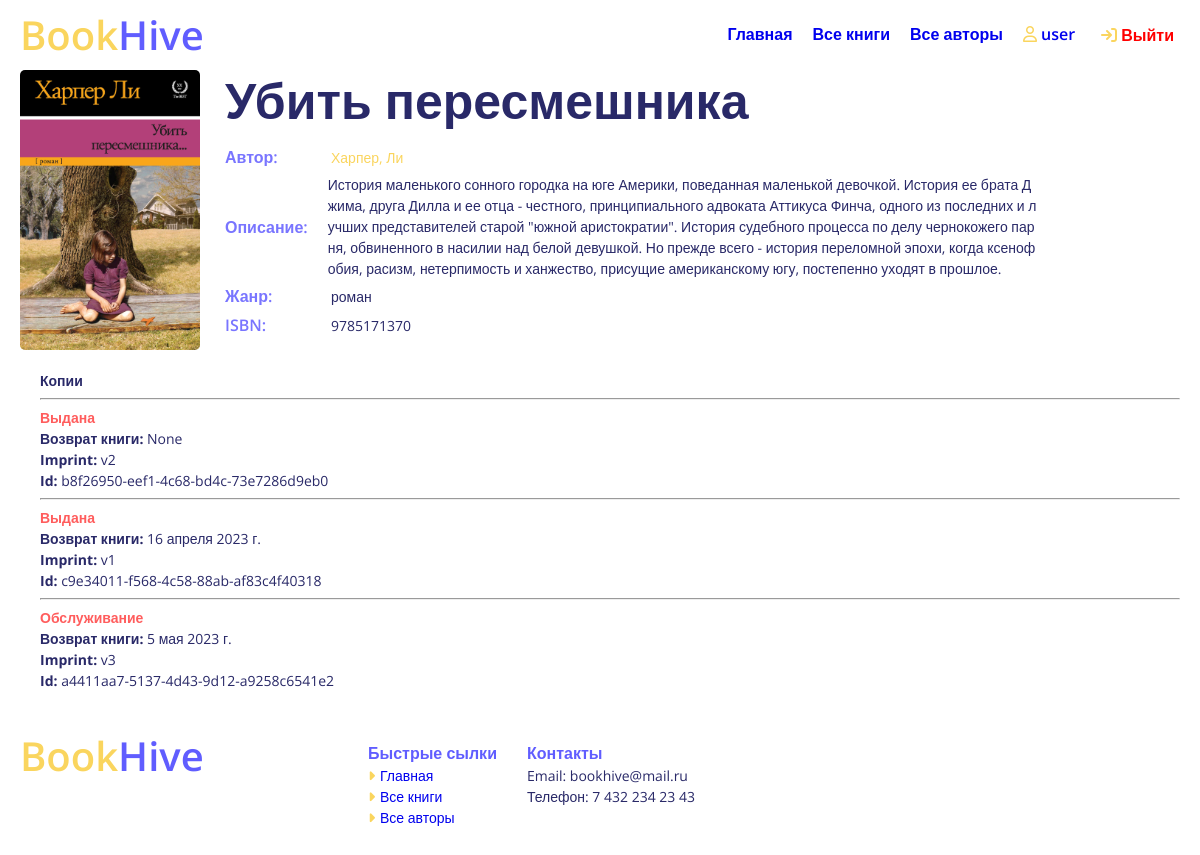
Page /catalog/book/1 (signed in) on the earlier database version.
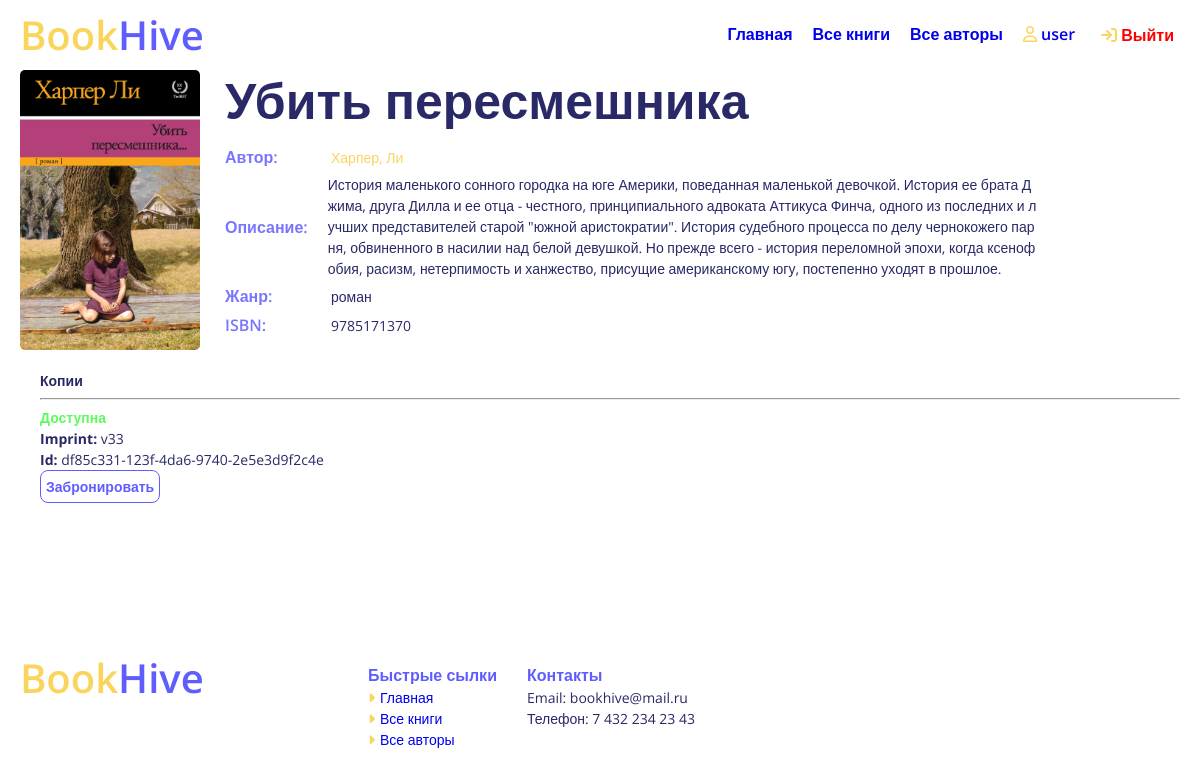
Same page on the later database version.
### catalog/models.py (models this page shows, shortened)
class Genre(models.Model):
    name = models.CharField(max_length=200, help_text="Введите жанр книги (например, Научная фантастика, Французская поэзия и т.д.)")
    def __str__(self):
        return self.name

class BookInstance(models.Model):
    id = models.UUIDField(primary_key=True, default=uuid.uuid4, help_text="Уникальный идентификатор для данной книги в библиотеке")
    book = models.ForeignKey('Book', on_delete=models.SET_NULL, null=True)
    imprint = models.CharField(max_length=200)
    due_back = models.DateField(null=True, blank=True, help_text="Дата возврата")
    borrower = models.ForeignKey(User, on_delete=models.SET_NULL, null=True, blank=True)
    LOAN_STATUS = (
        ('m', 'Обслуживание'),
        ('o', 'Выдана'),
        ('a', 'Доступна'),
        ('r', 'Зарезервирована'),
    )
    status = models.CharField(max_length=1, choices=LOAN_STATUS, blank=True, default='m', help_text='Доступность книги')
    class Meta:
        ordering = ["due_back"]
        permissions = (("can_mark_returned", "Установка статуса 'Возвращена'"),)

### catalog/views.py (the view)
# urls.py: re_path(r'^book/(?P<pk>\d+)$', views.BookDetailView.as_view(), name='book-detail'), #book/, за которым до конца строки (до маркера конца строки - $) следуют одна, или более цифр. В процессе выполнения
class BookDetailView(generic.DetailView):
    model = Book
    def get_context_data(self, **kwargs):
        context = super().get_context_data(**kwargs)
        context['is_librarian'] = self.request.user.groups.filter(name='Библиотекари').exists()
        return context

### catalog/models.py (called while the page is built)
    def __str__(self):
        return '%s, %s' % (self.last_name, self.first_name)

### catalog/templates/catalog/book_detail.html (shortened to what this page needs)
{% extends "base_generic.html" %}
{% block content %}
<div class="__container">
  <div class="block-detail">
    <div class="block-detail__img book__image">
      <img src="{{ book.image.url }}" alt="";>
    </div>
    <div class="block-detail__body">
      <div class="block-detail__title title">
        {{ book.title }}
      </div>
        <ul class="block-detail__info">
          <li class="book-detail__author"><span class="subtitle">Автор:</span><a href="{% url 'author-detail' book.author.pk %}">{{ book.author }}</a></li>
          <li><span class="subtitle">Описание:</span> <p class="book-detail__description">{{ book.summary }}</p></li>
          <li><span class="subtitle">Жанр:</span>{% for genre in book.genre.all %} {{ genre }}{% if not forloop.last %}, {% endif %}{% endfor %}</li>
          <li><span class="subtitle">ISBN:</span>{{ book.isbn }}</li>
        </ul>
      </div>
    </div>
    {% if user.is_authenticated %}
    <div style="margin-left:20px;margin-top:20px">
      <h4>Копии</h4>
      {% for copy in book.bookinstance_set.all %}
        <hr>
        <p class="{% if copy.status == 'a' %}text-success{% elif copy.status == 'd' %}text-danger{% else %}text-warning{% endif %}">{{ copy.get_status_display }}</p>
        {% if copy.status != 'a' %}<p><strong>Возврат книги:</strong> {{copy.due_back}}</p>{% endif %}
        <p><strong>Imprint:</strong> {{copy.imprint}}</p>
        <p class="text-muted"><strong>Id:</strong> {{copy.id}}</p>
        <a class="{% if copy.status == 'a' %}borrowed__btn{% else %}dn{% endif %}" href="{% url 'borrow_book' copy.pk %}">Забронировать</a>
      {% endfor %}
    </div>
    {% endif %}
</div>
{% endblock %}

Differences in the rows shown:
removed BookInstance: status "Выдана", due_back "None", imprint "v2", id "b8f26950-eef1-4c68-bd4c-73e7286d9eb0"
removed BookInstance: status "Выдана", due_back "16 апреля 2023 г.", imprint "v1", id "c9e34011-f568-4c58-88ab-af83c4f40318"
removed BookInstance: status "Обслуживание", due_back "5 мая 2023 г.", imprint "v3", id "a4411aa7-5137-4d43-9d12-a9258c6541e2"
added BookInstance: status "Доступна", imprint "v33", id "df85c331-123f-4da6-9740-2e5e3d9f2c4e"
